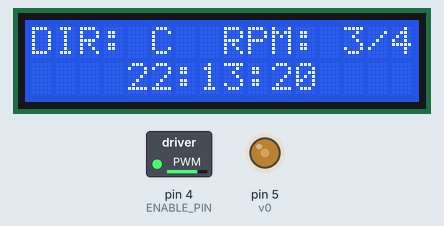
Bench run of a sketch on a simulated Arduino Mega 2560, built with avr-gcc and run on an emulated ATmega2560. Shown: 16×2 character LCD, switched loads named in the sketch (green lamp = pin HIGH), output pins drawn as LEDs (lit = HIGH). The local clock reads 2024-03-15 10:24:30 at power-on unless the sketch sets it.

Above: at 0.1 s.
At 9.1 s:
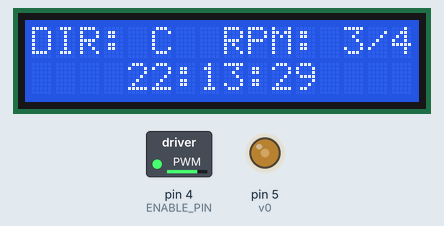
At 19.1 s:
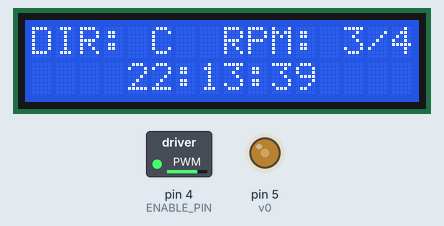
At 38.1 s:
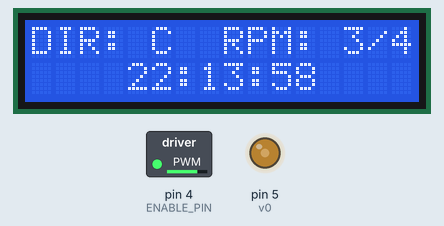
Timing chart, 0 to 39.6 s (numbered marks = the images above):
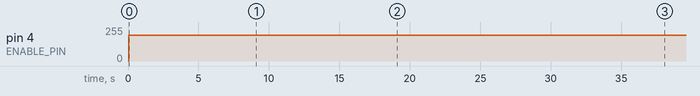

The sketch:

motor_PWM.ino
```cpp
//libraries
#include <LiquidCrystal.h>
#include <Wire.h>
#include <DS3231.h>  // location: Lab3\datasheets\Lesson 33 Real Time Clock Module\DS1307.zip
                     // to install: in arduino ide > sketch > include library > add .ZIP library


DS3231 clock;
RTCDateTime time;

//Motor state enum to switch states (i.e. rpm = full)
enum motor_speed { zero,
                   half,
                   three_quarter,
                   full };
motor_speed rpm = zero;  //default: off state

// Motor pins
#define CLOCKWISE_PIN 2
#define COUNTERCLOCKWISE_PIN 3
#define ENABLE_PIN 4

//PWM values - only needed for 1/2 and 3/4, off and full are digital
#define HALF_SPEED 128
#define THREE_FOURTHS_SPEED 192

//LCD interface pins
const int v0 = 5, rs = 6, en = 7, d4 = 8, d5 = 9, d6 = 10, d7 = 11;
LiquidCrystal lcd(rs, en, d4, d5, d6, d7);
char line0[17];                                          //Top line buffer on LCD
char line1[17];                                          //Bottom line Buffer on LCD
char rpm_display[4][5] = { "0", "1/2", "3/4", "Full" };  //Display string for rpm on LCD
char dir_display[2][3] = { "CC", "C" };                  //Display string for direction on LCD

//Flags
volatile bool updateFlag = false;  //Timer1 flag to update display/motor
volatile bool clockwise = true;         // direction flag 0 == "C" 1 == "CC"
volatile byte button_pin = 37;     //button pin assignment

//Declare functions
void updateDisplay();
void updateSpeed();
void updateDirection();
void changeDir();

// Main code starts here
void setup() {
  // set up LCD
  pinMode(v0, OUTPUT);
  analogWrite(v0, 100);
  lcd.begin(16, 2);

  // Set up clock
  clock.begin();
  clock.setDateTime(__DATE__, __TIME__);

  //set up button interrupt
  pinMode(button_pin, INPUT);
  attachInterrupt(digitalPinToInterrupt(button_pin), changeDir, RISING);

  //Setup direction of motor
  updateDirection();

  //set timer1 interrupt at 1Hz, reused from Lab 1
  cli();
  TCCR1A = 0;
  TCCR1B = 0;
  TCNT1 = 0;
  OCR1A = 15624;
  TCCR1B |= (1 << WGM12);
  TCCR1B |= (1 << CS12) | (1 << CS10);
  TIMSK1 |= (1 << OCIE1A);
  sei();

}

//Updates
//Speed - called when valid note is read
//Direction - called when direction button changed
//Display - Speed, Direction, or time changed
void loop() {

  if (updateFlag) {
    time = clock.getDateTime();
    listenForPeak();
    updateSpeed();
    updateDisplay();
    updateFlag = false;
  }
}

//****************Functions*********************//
void updateDisplay() {
  sprintf(line0, "DIR: %-2s RPM:%4s", dir_display[clockwise], rpm_display[rpm]);
  sprintf(line1, "    %02d:%02d:%02d", time.hour, time.minute, time.second);  //sprintf: %[flags][width][.precision][length]specifier
  lcd.setCursor(0, 0);
  lcd.print(line0);
  lcd.setCursor(0, 1);
  lcd.print(line1);
}
//TODO: remove these lines? @conor
// short int motor_state = 0;
// short int max_state = 0;

void updateSpeed() {
  // TODO: update actual motor CCW and speed, truth table in L293D datasheet
  switch (rpm) {
    case full:
      digitalWrite(ENABLE_PIN, HIGH);
      break;
    case half:
      //Overcome friction.
      //This does not always work 100% of time, just tap fan if it does not work
      digitalWrite(ENABLE_PIN, HIGH); //FIXME: motor turned on to 100% and then half, maybe remove this?
      //Set speed to half
      analogWrite(ENABLE_PIN, HALF_SPEED);
      break;
    case three_quarter:
      analogWrite(ENABLE_PIN, THREE_FOURTHS_SPEED);
      break;
    case zero:
      //FIXME: rpm, default to zero at start
      // Fast stop + PWM low
      digitalWrite(COUNTERCLOCKWISE_PIN, LOW);
      digitalWrite(CLOCKWISE_PIN, LOW);

      digitalWrite(ENABLE_PIN, LOW);
      //Reset direction
      updateDirection(); //FIXME: direction should be called only when button pressed otherwise it's gllobal and should stay the same
      break;
  }
}

void updateDirection() {
  //TODO: maybe turn off before changing direction if any issues occur
  if(!clockwise) {
    digitalWrite(CLOCKWISE_PIN, LOW);
    digitalWrite(COUNTERCLOCKWISE_PIN, HIGH);
  } else {
    digitalWrite(CLOCKWISE_PIN, HIGH);
    digitalWrite(COUNTERCLOCKWISE_PIN, LOW);
  }
}

void listenForPeak() {

  //TODO: insert sound module function here to be used in updateMotor
  //if C4 then increase else if A4 decrease, else keep current rpm
  //set rpm = zero, half, three_quarter or full
  rpm = three_quarter;
}


//****************Interrupts*********************//
ISR(TIMER1_COMPA_vect) {
  updateFlag = true;
}

void changeDir() {
  clockwise ^= 1;
  updateDirection();
  updateFlag = true;//FIXME: will be called with isr timer every second
}
```

Measured:
- by itself, pin 4 (ENABLE_PIN): 0/255 → 192/255 at 0.06 s
- what the display in image 1 shows lasts 1.0 s, from 9.1 s to 10.1 s
